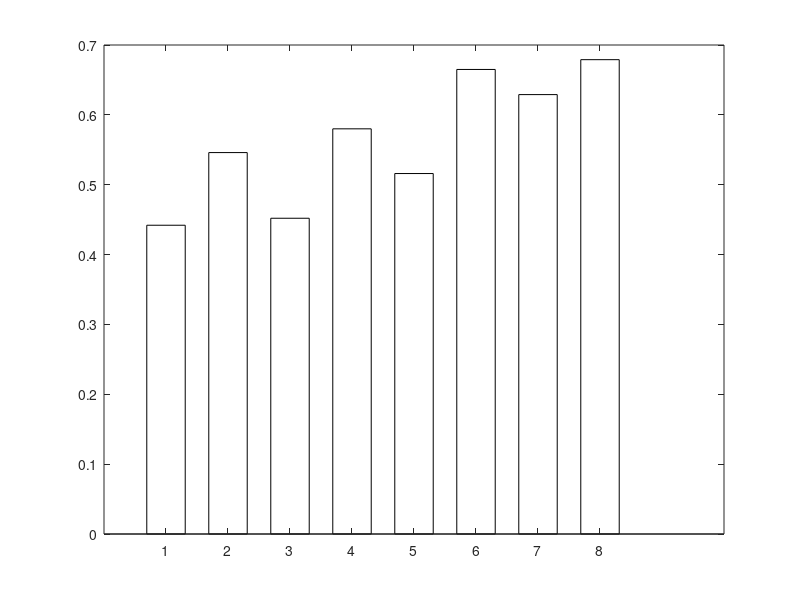

This chart was generated by the following MATLAB code: (Note: this script raises an error after producing the figure.)
% make_paper_figs.m  ——  论文数据图 (base MATLAB, 无需任何 toolbox)
% 数据硬编码自 results/data/**/summary.json + _analysis_report.md (权威值)。
% 输出: PNG(300dpi, markdown 用) + PDF(矢量, 论文用) 到 paper_figs/(ASCII 路径)。
% 标签用英文(避免字体缺字), 中文图注写在 .md 里。

outdir = fullfile(fileparts(fileparts(mfilename('fullpath'))), 'paper_figs');
if ~exist(outdir,'dir'); mkdir(outdir); end
FS = 11;  % font size
close all; set(0,'DefaultFigureVisible','off');  % 离屏渲染, 避开 JOGL/OpenGL 显示锁; exportgraphics 仍正常存盘

%% Fig 1 —— 言说鸿沟: 内部可解码上界 vs 零样本可言说 (末两根=主力模型, 高亮)
% 探针上界 = 各模型非平凡 prompt(排除 P4 "{word}" 单词裸读的平凡上界)的最佳层 RSA。
% pythia-1.4b(0.629)与 OLMo-Instruct(0.679)是后续主力(untied), 高亮区分。
ceil8 = [0.442 0.546 0.452 0.580 0.516 0.665 0.629 0.679];   % 各模型 best 非-P4 prompt 的最佳层(口径统一)
names = {'Qwen2.5-0.5B','Qwen2.5-3B','Qwen3-1.7B','Llama3.2-3B','Gemma3-1B','SmolLM3-3B','pythia-1.4B','OLMo2-1B-Inst'};
zshot = 0.011;
f1 = figure('Color','w','Position',[100 100 770 380]);
hb = bar(ceil8,0.62,'FaceColor','flat'); hold on;
hb.CData = repmat([0.62 0.66 0.74],8,1);     % 非主力: 淡蓝灰
hb.CData(7,:) = [0.85 0.45 0.20];            % pythia-1.4b (主力, 橙)
hb.CData(8,:) = [0.20 0.45 0.70];            % OLMo2-1B-Inst (主力, 蓝)
yline(zshot,'--r','LineWidth',1.6);
text(0.6, zshot+0.035, sprintf('zero-shot verbalization \\approx %.2f', zshot), 'Color','r','FontSize',FS-1);
set(gca,'XTick',1:8,'XTickLabel',names,'FontSize',FS-1); xtickangle(30);
ylabel('RSA (probe-decoded vs true embedding)','FontSize',FS); ylim([0 0.80]);
title('Verbalization gap: internally decodable (\approx0.5) vs spoken (\approx0.01)','FontSize',FS);
text(7.5, 0.77, 'main models (untied)','Color',[0.2 0.2 0.2],'FontSize',FS-2,'HorizontalAlignment','center','FontWeight','bold');
grid on; box off; save_fig(f1,'fig1_gap',outdir);

%% Fig 2 —— 微调桥接 (跨 3 模型, held-out, 3-seed mean±std; 行=模型, 列=目标)
models2 = {'OLMo-Instruct','OLMo-base','pythia-1.4b'};
Y = [0.502 0.484 0.655;    % OLMo-Instruct: input-embed / unembedding / mid-hidden(L12)
     0.390 0.410 0.657;    % OLMo-base: mid-hidden(L12) 3-seed=0.657 (健康, 与 instruct 同档)
     0.226 0.317 0.021];   % pythia: mid-hidden(L12) 3-seed=0.021 (该层塌; 但末层 L24=0.475)
E = [0.011 0.034 0.023;
     0.030 0.120 0.028;
     0.013 0.142 0.011];
f2 = figure('Color','w','Position',[100 100 720 400]); hold on;
b = bar(Y,'grouped');
b(1).FaceColor=[0.20 0.45 0.70]; b(2).FaceColor=[0.85 0.55 0.25]; b(3).FaceColor=[0.45 0.65 0.45];
for k=1:size(Y,2)
    errorbar(b(k).XEndPoints, Y(:,k), E(:,k),'k','LineStyle','none','LineWidth',1.0,'CapSize',6);
end
% pythia 中间层 L12(网络中点)塌, 但其末层 L24 读得出 —— 紧挨着画一根 L24 柱(紫)表示, 防误读
dx = b(3).XEndPoints(3) - b(2).XEndPoints(3);
xL24 = b(3).XEndPoints(3) + dx;
hL24 = bar(xL24, 0.475, dx*0.9, 'FaceColor',[0.48 0.30 0.62]);
text(xL24, 0.498, '0.48', 'HorizontalAlignment','center','FontSize',FS-3,'Color',[0.40 0.25 0.55]);
text(xL24, 0.085, 'L24', 'HorizontalAlignment','center','FontSize',FS-3,'Color','w','Rotation',90);
xlim([0.5 xL24+0.45]);
yline(0.014,'--','random-label ctrl \approx 0','Color',[0.45 0.45 0.45],'LineWidth',1.3,'FontSize',FS-2);
set(gca,'XTick',1:3,'XTickLabel',models2,'FontSize',FS-1);
ylabel('held-out RSA','FontSize',FS); ylim([0 0.76]);
legend([b(1) b(2) b(3) hL24], {'input-embed','unembedding','mid-hidden (L12)','pythia mid (L24, best layer)'},'Location','northeast','FontSize',FS-2);
title('LoRA bridges the gap across models (held-out)','FontSize',FS);
grid on; box off; save_fig(f2,'fig2_bridge',outdir);

%% Fig 3 (old two-panel 'decompose') RETIRED: split into the layer-1 residual
%% figure and the layer-2 three-panel figure -> see make_fig_layer12.m
%% (outputs fig_g1_residual / fig_g2_semantic). Kept out of this script so
%% rerunning it cannot regenerate the superseded fig3_decompose.

%% Fig 5 (出现顺序) —— shared readout: 单 adapter 读两个正交空间, OLMo vs pythia (双 panel)
% 每个通道与"它自己的" swap 对照并列: input-embed↔swap_input_vs_lh, unembedding↔swap_output_vs_ie。
% 数据 = C6_mixed_target/<model>_r{50,70,90}_tag_s0/summary.json (tag prompt, seed 0)。
ratios = {'50:50','70:30','90:10'};
% 列: input-embed 读出 / 其 swap 对照 / unembedding 读出 / 其 swap 对照
Yo5 = [0.325 0.085 0.287 0.136;   % OLMo   50:50
       0.426 0.098 0.200 0.133;   %        70:30
       0.498 0.148 0.084 0.094];  %        90:10
Yp5 = [0.209 0.053 0.156 0.121;   % pythia 50:50
       0.202 0.054 0.031 0.104;   %        70:30
       0.267 0.120 0.070 0.184];  %        90:10
R5 = [0.502 0.484; 0.226 0.317];   % 单目标(非混合)FT 参照: input-embed / unembedding, 每模型一行 (来自 fig2 桥接)
cIE=[0.20 0.45 0.70]; cIEc=[0.68 0.78 0.89]; cLH=[0.85 0.45 0.20]; cLHc=[0.93 0.80 0.66];
f4 = figure('Color','w','Position',[100 100 1120 430]);
P5 = {Yo5,'(a) OLMo'; Yp5,'(b) pythia'};
for p=1:2
    subplot(1,2,p); hold on;
    bb = bar(P5{p,1},0.92,'grouped');
    bb(1).FaceColor=cIE; bb(2).FaceColor=cIEc; bb(3).FaceColor=cLH; bb(4).FaceColor=cLHc;
    if p==1   % OLMo: input-embed 蓝/标在线上方, unembedding 橙/标在线下方(同图例色)
        yline(R5(1,1),'--','Color',cIE,'LineWidth',1.5,'Label','input-embed single-target  0.50','FontSize',FS-4,'LabelHorizontalAlignment','left','LabelVerticalAlignment','top');
        yline(R5(1,2),'--','Color',cLH,'LineWidth',1.5,'Label','unembedding single-target  0.48','FontSize',FS-4,'LabelHorizontalAlignment','left','LabelVerticalAlignment','bottom');
    else      % pythia: 两条参照各自标注, 都摆在线上方
        yline(R5(2,2),'--','Color',cLH,'LineWidth',1.5,'Label','unembedding single-target  0.32','FontSize',FS-4,'LabelHorizontalAlignment','left','LabelVerticalAlignment','top');
        yline(R5(2,1),'--','Color',cIE,'LineWidth',1.5,'Label','input-embed single-target  0.23','FontSize',FS-4,'LabelHorizontalAlignment','left','LabelVerticalAlignment','top');
        legend(bb,{'input-embed readout','  its swap-control','unembedding readout','  its swap-control'},'Location','northeast','FontSize',FS-4);
    end
    set(gca,'XTick',1:3,'XTickLabel',ratios,'FontSize',FS-1);
    xlabel('training ratio  (input-embed : unembedding)','FontSize',FS-2);
    ylabel('held-out RSA','FontSize',FS-1); ylim([0 0.60]);
    title(P5{p,2},'FontSize',FS);
    grid on; box off;
end
sgtitle('Single adapter, two orthogonal target spaces (dashed = single-target / non-mixed FT ref)','FontSize',FS-1);
save_fig(f4,'fig5_shared',outdir);

disp('ALL FIGS DONE'); disp(outdir);

%% Fig 4 —— 跨模型 2x2 的两把尺子: (a) RSA  (b) 同词集识别率(+三效应拆解)
tgts = {'OLMo target','pythia target'};
sc = {'self','cross'; 'cross','self'};   % 行=target, 列=reader [OLMo reads, pythia reads]
f5 = figure('Color','w','Position',[100 100 1100 400]);
% (a) RSA 2x2
subplot(1,2,1); hold on;
Y5 = [0.502 0.419; 0.225 0.226];  E5 = [0.011 0.025; 0.029 0.013];
b5 = bar(Y5,'grouped'); b5(1).FaceColor=[0.30 0.50 0.40]; b5(2).FaceColor=[0.55 0.65 0.80];
for k=1:2
    errorbar(b5(k).XEndPoints, Y5(:,k), E5(:,k),'k','LineStyle','none','LineWidth',1.0,'CapSize',6);
    for r=1:2, text(b5(k).XEndPoints(r), Y5(r,k)+E5(r,k)+0.02, sc{r,k},'HorizontalAlignment','center','FontSize',FS-3,'Color',[0.35 0.35 0.35]); end
end
set(gca,'XTick',1:2,'XTickLabel',tgts,'FontSize',FS-2);
ylabel('held-out RSA','FontSize',FS-2); ylim([0 0.60]);
legend({'OLMo learns','pythia learns'},'Location','northeast','FontSize',FS-3);
title('(a) RSA: set by the target, not the learner','FontSize',FS-1);
grid on; box off;
% (b) 同词集 top-5 识别率 + 三效应拆解
subplot(1,2,2); hold on;
Yid = [0.440 0.275; 0.333 0.213];   % rows=target, cols=[OLMo reads, pythia reads]
bb = bar(Yid,'grouped'); bb(1).FaceColor=[0.30 0.50 0.40]; bb(2).FaceColor=[0.55 0.65 0.80];
for k=1:2
    for r=1:2, text(bb(k).XEndPoints(r), Yid(r,k)+0.012, sc{r,k},'HorizontalAlignment','center','FontSize',FS-3,'Color',[0.35 0.35 0.35]); end
end
set(gca,'XTick',1:2,'XTickLabel',tgts,'FontSize',FS-2);
ylabel('matched top-5 identification','FontSize',FS-2); ylim([0 0.55]);
legend({'OLMo learns','pythia learns'},'Location','northeast','FontSize',FS-3);
title({'(b) identification, decomposed:','model +0.14 > target +0.085 >> self +0.02'},'FontSize',FS-1);
grid on; box off;
sgtitle('Cross-model 2x2 under two metrics: the "self" advantage is small (\approx +0.02)','FontSize',FS-1);
save_fig(f5,'fig4_crossmodel',outdir);

%% Fig 6 —— 通用能力变化 (微调后 vs base, 五项标准任务)
tasks6 = {'lambada','hellaswag','piqa','arc-easy','winogrande'};
% 行=适配器, 列=任务 (Δ 百分点)
D6 = [ -3.7  -1.5  -0.2  -1.7  -0.3;    % input-embed
       -0.6  -1.6  -0.9  -0.4  -2.6;    % unembedding
      -14.6  -9.3  -3.2  -5.5  -3.8;    % high-capacity (strongest readout)
       -3.6  -2.6  -1.7  -5.4  -2.2];   % pythia input-embed
adapters6 = {'input-embed (OLMo)','unembedding (OLMo)','high-capacity (strongest readout)','input-embed (pythia)'};
cmap6 = [0.20 0.45 0.70; 0.85 0.55 0.25; 0.75 0.25 0.25; 0.45 0.65 0.45];
f6 = figure('Color','w','Position',[100 100 780 410]); hold on;
b6 = bar(D6','grouped');   % D6' = 5任务 × 4适配器 → groups=任务
for k=1:4; b6(k).FaceColor=cmap6(k,:); end
yline(0,'k','LineWidth',0.8);
set(gca,'XTick',1:5,'XTickLabel',tasks6,'FontSize',FS-1); xtickangle(12);
ylabel('accuracy change vs. base (percentage points)','FontSize',FS-1); ylim([-16 2]);
legend(adapters6,'Location','southeast','FontSize',FS-2);
title('General-capability change after fine-tuning (5 standard tasks)','FontSize',FS);
grid on; box off; save_fig(f6,'fig6_capability',outdir);

%% Fig 7 —— Ogden 850: 训练词在"大小+方向"上都集中 -> 泛化更弱
S7 = load(fullfile(outdir,'ogden_scatter.mat'));    % 范数 KDE (analyze_ogden_geometry.py)
D7 = load(fullfile(outdir,'ogden_direction.mat'));  % 方向: 单位向量两两余弦 KDE
f7 = figure('Color','w','Position',[100 100 1320 360]);
% (a) 大小: 范数 KDE
subplot(1,3,1); hold on;
area(S7.xg, S7.dens_o,'FaceColor',[0.85 0.45 0.25],'FaceAlpha',0.45,'EdgeColor',[0.78 0.36 0.16],'LineWidth',1.7);
plot(S7.xg, S7.dens_r,'-','Color',[0.20 0.45 0.70],'LineWidth',2.0);
plot(S7.xg, S7.dens_t,'--','Color',[0.45 0.45 0.45],'LineWidth',1.6);
xlabel('input-embedding L2 norm','FontSize',FS-2); ylabel('word density','FontSize',FS-2);
legend({'Ogden-850','random','broad test'},'Location','northeast','FontSize',FS-3);
title('(a) magnitude: a small-norm clump','FontSize',FS-1);
xlim([4 13]); ylim([0 max(S7.dens_o)*1.15]); grid on; box off;
% (b) 方向: 两两余弦 KDE (越偏右=方向越一致/单调)
subplot(1,3,2); hold on;
area(D7.xg_cos, D7.pc_Ogden,'FaceColor',[0.85 0.45 0.25],'FaceAlpha',0.45,'EdgeColor',[0.78 0.36 0.16],'LineWidth',1.7);
plot(D7.xg_cos, D7.pc_random,'-','Color',[0.20 0.45 0.70],'LineWidth',2.0);
plot(D7.xg_cos, D7.pc_vocab,'--','Color',[0.45 0.45 0.45],'LineWidth',1.6);
xlabel('within-set pairwise cosine','FontSize',FS-2); ylabel('pair density','FontSize',FS-2);
legend({'Ogden-850','random','full vocab'},'Location','northeast','FontSize',FS-3);
title('(b) direction: words more aligned','FontSize',FS-1);
xlim([-0.18 0.42]); grid on; box off;
% (c) 后果: held-out RSA
subplot(1,3,3);
Y7 = [0.192 0.501; 0.181 0.218];   % rows=OLMo,pythia ; cols=Ogden-trained / random-trained
b7 = bar(Y7,'grouped'); b7(1).FaceColor=[0.85 0.45 0.25]; b7(2).FaceColor=[0.20 0.45 0.70];
set(gca,'XTick',1:2,'XTickLabel',{'OLMo','pythia'},'FontSize',FS-2);
ylabel('held-out RSA','FontSize',FS-2); ylim([0 0.58]);
legend({'trained on Ogden-850','trained on random'},'Location','northeast','FontSize',FS-3);
title('(c) -> weaker generalization','FontSize',FS-1);
grid on; box off;
sgtitle('Ogden-850 is concentrated in both magnitude (a) and direction (b), so the readout generalizes worse (c)','FontSize',FS-1);
save_fig(f7,'fig7_ogden',outdir);

%% ---- local function (R2023b 支持脚本内局部函数) ----
function save_fig(f,name,outdir)
    exportgraphics(f, fullfile(outdir,[name '.png']), 'Resolution',300);
    exportgraphics(f, fullfile(outdir,[name '.pdf']), 'ContentType','vector');
end
